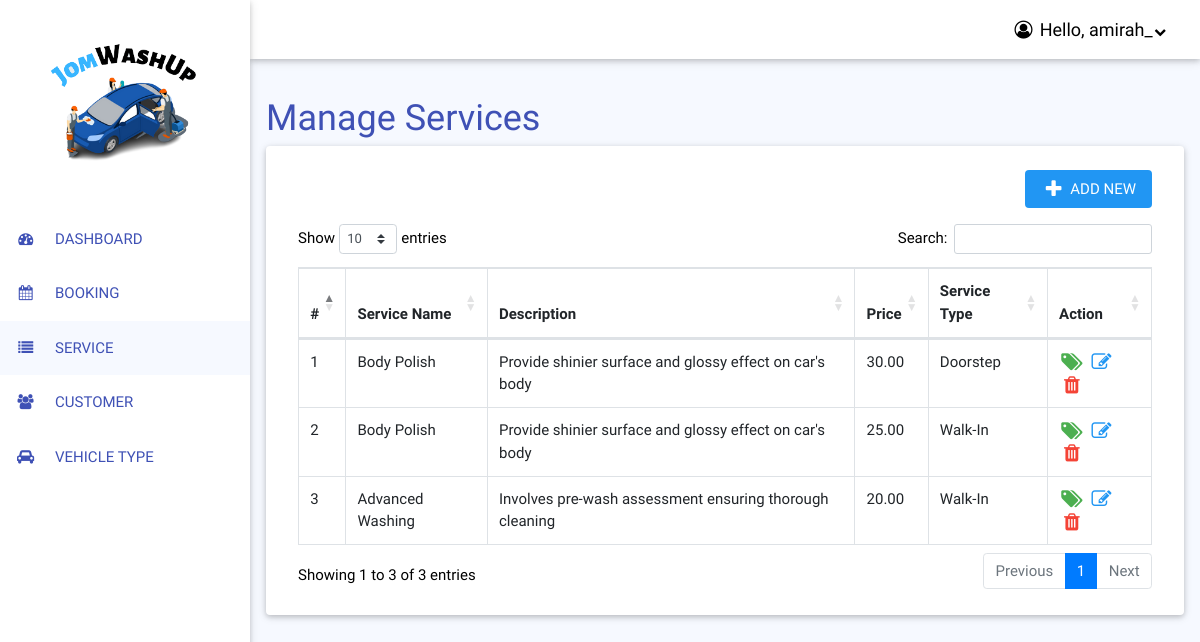
Page /p-service.php (signed in) on the committed database.
### tables this page shows
CREATE TABLE `provider` (
  `id_provider` int(11) NOT NULL,
  `name` varchar(100) NOT NULL,
  `email` varchar(100) NOT NULL,
  `phone` varchar(40) NOT NULL,
  `username` varchar(40) NOT NULL,
  `password` varchar(40) NOT NULL,
  `location` text NOT NULL,
  `city` varchar(40) DEFAULT NULL,
  `postcode` varchar(10) NOT NULL
);

CREATE TABLE `service` (
  `id_service` int(11) NOT NULL,
  `id_provider` int(11) NOT NULL,
  `title` varchar(100) NOT NULL,
  `description` text NOT NULL,
  `price` varchar(10) NOT NULL,
  `service_type` varchar(10) NOT NULL
);

### p-service.php (the view, shortened to what this page needs)
<?PHP
include("database.php");
?>
<?PHP
$id_provider = $_SESSION["id_provider"];
$query = "SELECT username FROM provider WHERE id_provider = ?";
$stmt = $con->prepare($query);
$stmt->bind_param("i", $id_provider);
$stmt->execute();
$stmt->bind_result($username);
$id_provider 	= $_SESSION["id_provider"];
?>
<!DOCTYPE html>
<html lang="en">
<head>
    <link rel="stylesheet" href="w3.css">
    <link rel="stylesheet" href="https://cdnjs.cloudflare.com/ajax/libs/font-awesome/4.7.0/css/font-awesome.min.css">
    <link href="css/table.css" rel="stylesheet" />
    <link href="https://cdn.datatables.net/1.10.20/css/dataTables.bootstrap4.min.css" rel="stylesheet"
 />
</head>
<body class="w3-biru">
    <nav class="w3-sidebar w3-bar-block w3-collapse w3-white w3-card" style="z-index:3;width:250px;" id="mySidebar">
        <a href="p-main.php" class="w3-bar-item w3-large"><img src="images/logoplatform.png" class="w3-padding"
                style="width:100%;"></a>
        <a href="p-main.php" class="w3-bar-item w3-button w3-text-indigo">
            <i class="fa fa-fw fa-tachometer w3-margin-right"></i> DASHBOARD</a>
        <a href="p-booking.php" class="w3-bar-item w3-button  w3-text-indigo">
            <i class="fa fa-fw fa-calendar w3-margin-right"></i> BOOKING</a>
        <a href="p-service.php" class="w3-bar-item w3-button w3-biru w3-text-indigo">
            <i class="fa fa-fw fa-list w3-margin-right"></i> SERVICE</a>
        <a href="p-customer.php" class="w3-bar-item w3-button  w3-text-indigo">
            <i class="fa fa-fw fa-users w3-margin-right"></i> CUSTOMER</a>
        <a href="p-vehicle.php" class="w3-bar-item w3-button  w3-text-indigo">
            <i class="fa fa-fw fa-car w3-margin-right"></i> VEHICLE TYPE</a>
    </nav>
    <div class="w3-main" style="margin-left:250px;">
        <div class="w3-white w3-bar w3-card ">
            <div class="w3-large w3-buttonx w3-bar-item w3-right w3-white w3-dropdown-hover">
                <button class="w3-button"><i class="fa fa-fw fa-user-circle-o"></i> Hello,
                    <?PHP echo $username?><i class="fa fa-fw fa-chevron-down w3-small"></i>
                </button>
            </div>
        </div>
        <div class="w3-padding-16"></div>
        <div class="w3-container w3-content w3-xxlarge w3-text-indigo" style="max-width:1200px;"> Manage Services</div>
        <div class="w3-container">
            <div class="w3-container w3-content w3-white w3-card w3-padding-16 w3-round" style="max-width:1200px;">
                <div class="w3-row w3-white w3-padding">
                    <a onclick="document.getElementById('add01').style.display='block'; "
                        class=" w3-right w3-button w3-blue w3-margin-bottom w3-round "><i
                            class="fa fa-fw fa-lg fa-plus"></i> ADD NEW</a>
                    <div class="table-responsive">
                        <table class="table table-bordered" id="dataTable" width="100%" cellspacing="0">
                            <thead>
                                <tr>
                                    <th>#</th>
                                    <th>Service Name</th>
                                    <th>Description</th>
                                    <th>Price</th>
                                    <th>Service Type</th>
                                    <th>Action</th>
                                </tr>
                            </thead>
                            <?PHP
			$bil = 0;
			$SQL_list = "SELECT * FROM `service` WHERE `id_provider` = " .$id_provider;
			$result = mysqli_query($con, $SQL_list) ;
			while ( $data	= mysqli_fetch_array($result) )
			{
				$bil++;
			?>
                            <tr>
                                <td>
                                    <?PHP echo $bil ;?>
                                </td>
                                <td>
                                    <?PHP echo $data["title"];?>
                                </td>
                                <td>
                                    <?PHP echo $data["description"];?>
                                <td>
                                    <?PHP echo $data["price"];?>
                                </td>
                                </td>
                                <td>
                                    <?PHP echo $data["service_type"];?>
                                </td>
                                <td>
                                    <a href="#"
                                        onclick="document.getElementById('idPrice<?PHP echo $bil;?>').style.display='block'"
                                        class="w3-text-green w3-round"><i class="fa fa-fw fa-tags fa-lg"></i></a>
                                    <a href="#"
                                        onclick="document.getElementById('idEdit<?PHP echo $bil;?>').style.display='block'"
                                        class="w3-text-blue w3-round"><i class="fa fa-fw fa-edit fa-lg"></i></a>
                                    <a href="#"
                                        onclick="document.getElementById('idDelete<?PHP echo $bil;?>').style.display='block'"
                                        class="w3-text-red w3-round"><i class="fa fa-fw fa-trash fa-lg"></i></a>
                                </td>
                            </tr>
                            <?PHP } ?>
                        </table>
                    </div>
                </div>
            </div>
        </div>
        <div class="w3-padding-24"></div>
    </div>
</body>
</html>

### w3.css (style rules this page uses)
*,*:before,*:after { box-sizing:inherit }
html { -ms-text-size-adjust:100%;-webkit-text-size-adjust:100% }
body { margin:0 }
article,aside,details,figcaption,figure,footer,header,main,menu,nav,section { display:block }
a { background-color:transparent }
img { border-style:none }
button,input,select,textarea,optgroup { font:inherit;margin:0 }
button,input { overflow:visible }
button,select { text-transform:none }
button,[type=button],[type=reset],[type=submit] { -webkit-appearance:button }
html,body { font-family:Verdana,sans-serif;font-size:15px;line-height:1.5 }
html { overflow-x:hidden }
img { vertical-align:middle }
a { color:inherit }
.w3-btn,.w3-button { border:none;display:inline-block;padding:8px 16px;vertical-align:middle;overflow:hidden;text-decoration:none;color:inherit;background-color:inherit;text-align:center;cursor:pointer;white-space:nowrap }
.w3-btn,.w3-button { -webkit-touch-callout:none;-webkit-user-select:none;-khtml-user-select:none;-moz-user-select:none;-ms-user-select:none;user-select:none }
.w3-dropdown-click,.w3-dropdown-hover { position:relative;display:inline-block;cursor:pointer }
.w3-sidebar { height:100%;width:200px;background-color:#fff;position:fixed!important;z-index:1;overflow:auto }
.w3-main,#main { transition:margin-left .4s }
.w3-bar { width:100%;overflow:hidden }
.w3-bar .w3-bar-item { padding:8px 16px;float:left;width:auto;border:none;display:block;outline:0 }
.w3-bar .w3-dropdown-hover,.w3-bar .w3-dropdown-click { position:static;float:left }
.w3-bar .w3-button { white-space:normal }
.w3-bar-block .w3-bar-item { width:100%;display:block;padding:8px 16px;text-align:left;border:none;white-space:normal;float:none;outline:0 }
.w3-container:after,.w3-container:before,.w3-panel:after,.w3-panel:before,.w3-row:after,.w3-row:before,.w3-row-padding:after,.w3-row-padding:before, .w3-cell-row:before,.w3-cell-row:after,.w3-clear:after,.w3-clear:before,.w3-bar:before,.w3-bar:after { content:"";display:table;clear:both }
.w3-content,.w3-auto { margin-left:auto;margin-right:auto }
.w3-content { max-width:980px }
@media (min-width:993px) { .w3-sidebar.w3-collapse { display:block!important } }
.w3-round,.w3-round-medium { border-radius:4px }
.w3-container,.w3-panel { padding:0.01em 16px }
.w3-card,.w3-card-2 { box-shadow:0 2px 5px 0 rgba(0,0,0,0.16),0 2px 10px 0 rgba(0,0,0,0.12) }
.w3-small { font-size:12px!important }
.w3-large { font-size:18px!important }
.w3-xxlarge { font-size:36px!important }
.w3-margin-bottom { margin-bottom:16px!important }
.w3-margin-right { margin-right:16px!important }
.w3-padding { padding:8px 16px!important }
.w3-padding-16 { padding-top:16px!important;padding-bottom:16px!important }
.w3-padding-24 { padding-top:24px!important;padding-bottom:24px!important }
.w3-right { float:right!important }
.w3-blue,.w3-hover-blue:hover { color:#fff!important;background-color:#2196F3!important }
.w3-white,.w3-hover-white:hover { color:#000!important;background-color:#fff!important }
.w3-text-blue,.w3-hover-text-blue:hover { color:#2196F3!important }
.w3-text-green,.w3-hover-text-green:hover { color:#4CAF50!important }
.w3-text-indigo,.w3-hover-text-indigo:hover { color:#3f51b5!important }
.w3-text-red,.w3-hover-text-red:hover { color:#f44336!important }

### p-service.php (style rules this page uses)
a { text-decoration: none; }
html, body, h1, h2, h3, h4, h5 { font-family: "RobotoDraft", "Roboto", sans-serif }
.w3-bar-block .w3-bar-item { padding: 16px }
.w3-biru { background-color: #f6f9ff; }

### rows in the picture
provider: username "amirah_"
service: title "Body Polish", description "Provide shinier surface and glossy effect on car's body", price "30.00", service_type "Doorstep"
service: title "Body Polish", description "Provide shinier surface and glossy effect on car's body", price "25.00", service_type "Walk-In"
service: title "Advanced Washing", description "Involves pre-wash assessment ensuring thorough cleaning", price "20.00", service_type "Walk-In"
